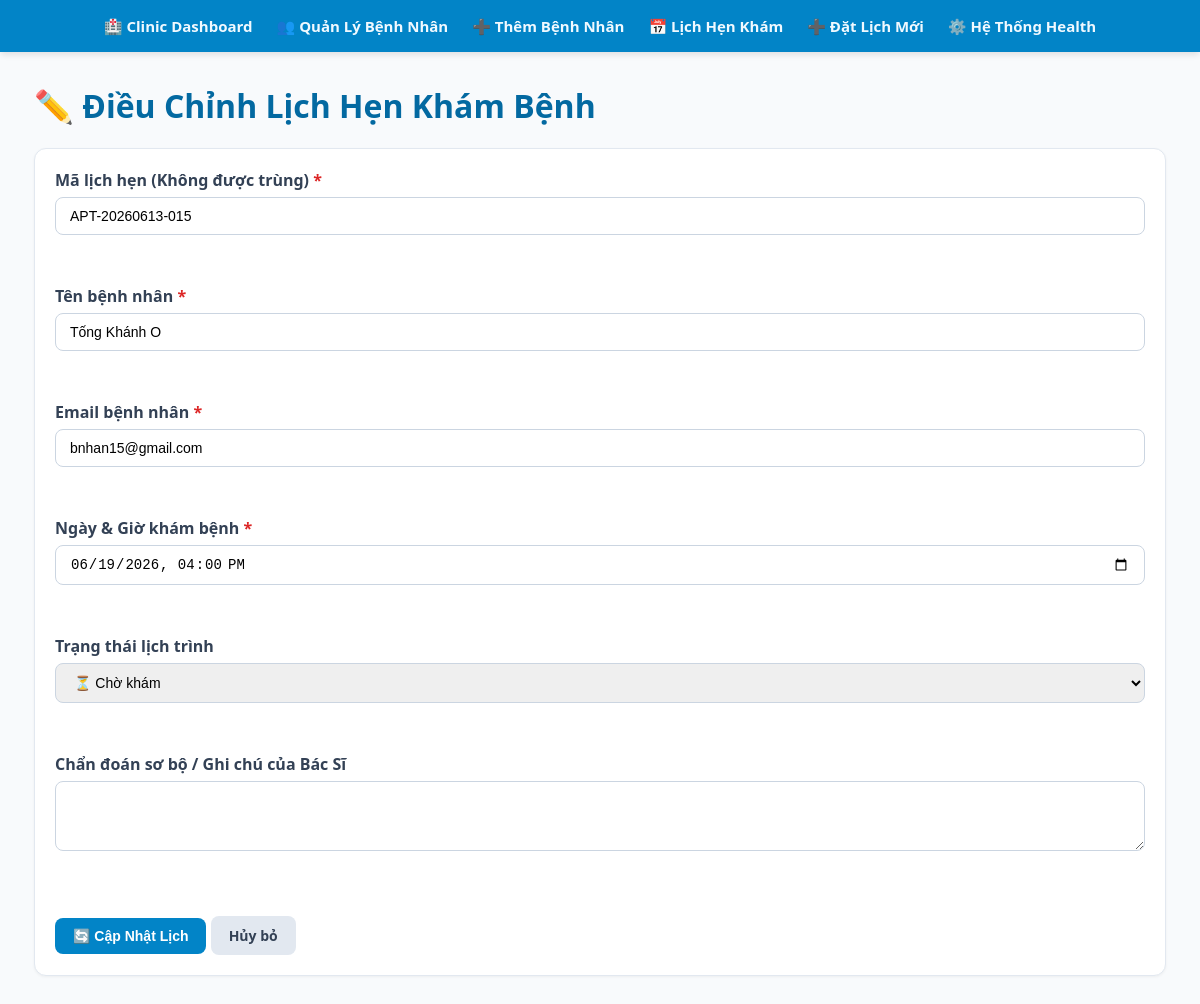
Page /appointments/edit?id=15 on the committed database.
### tables this page shows
CREATE TABLE IF NOT EXISTS `appointments` (
    `id` INT AUTO_INCREMENT PRIMARY KEY,
    `appointment_code` VARCHAR(100) NOT NULL UNIQUE,
    `patient_name` VARCHAR(255) NOT NULL,
    `patient_email` VARCHAR(255) NOT NULL,
    `booking_date` DATETIME NOT NULL,
    `status` ENUM('pending', 'confirmed', 'completed', 'cancelled') DEFAULT 'pending',
    `doctor_note` TEXT NULL,
    `created_at` TIMESTAMP DEFAULT CURRENT_TIMESTAMP,
    INDEX `idx_appointments_date_status` (`booking_date`, `status`)
);

### app/Core/helpers.php (called while the page is built, shortened)
<?php
function e(?string $value): string {
    return htmlspecialchars((string) $value, ENT_QUOTES, 'UTF-8');
}
function view(string $path, array $data = []): void {
    extract($data);
    require __DIR__ . '/../Views/' . $path . '.php';
}

### app/Controllers/AppointmentController.php (called while the page is built, shortened)
<?php
class AppointmentController
{
    private function repository(): AppointmentRepository {
        $config = require __DIR__ . '/../../config/database.php';
        $pdo = (new Database($config))->getConnection();
        return new AppointmentRepository($pdo);
    }
    public function edit(): void {
        $id = (int) ($_GET['id'] ?? 0);
        $appointment = $this->repository()->findById($id);
        $old = $appointment;
        $old['booking_date'] = date('Y-m-d\TH:i', strtotime($old['booking_date']));
        view('appointments/edit', compact('errors', 'old', 'id'));
    }
}

### public/index.php (called while the page is built, shortened)
<?php
require __DIR__ . '/../app/Core/helpers.php';
require __DIR__ . '/../app/Repositories/AppointmentRepository.php';
require __DIR__ . '/../app/Controllers/AppointmentController.php';
$router = new Router();
$router->get('/', [HomeController::class, 'index']);
$router->get('/health', [HealthController::class, 'index']);
$router->get('/patients', [PatientController::class, 'index']);
$router->get('/patients/create', [PatientController::class, 'create']);
$router->post('/patients/store', [PatientController::class, 'store']);
$router->get('/patients/edit', [PatientController::class, 'edit']);
$router->post('/patients/update', [PatientController::class, 'update']);
$router->post('/patients/delete', [PatientController::class, 'delete']);
$router->get('/appointments', [AppointmentController::class, 'index']);
$router->get('/appointments/create', [AppointmentController::class, 'create']);
$router->post('/appointments/store', [AppointmentController::class, 'store']);
$router->get('/appointments/edit', [AppointmentController::class, 'edit']);
$router->post('/appointments/update', [AppointmentController::class, 'update']);
$router->post('/appointments/delete', [AppointmentController::class, 'delete']);
$router->dispatch($_SERVER['REQUEST_METHOD'], $_SERVER['REQUEST_URI']);

### app/Repositories/AppointmentRepository.php (called while the page is built, shortened)
<?php
class AppointmentRepository
{
    public function findById(int $id): ?array {
        $stmt = $this->db->prepare("SELECT * FROM appointments WHERE id = :id");
        $stmt->execute(['id' => $id]);
        return $stmt->fetch() ?: null;
    }
}

### app/Views/appointments/edit.php (the view, shortened to what this page needs)
<h1>✏️ Điều Chỉnh Lịch Hẹn Khám Bệnh</h1>
<form method="post" action="/appointments/update" class="card form-card">
    <div class="form-group">
        <label>Mã lịch hẹn (Không được trùng) <span class="danger">*</span></label>
        <input type="text" name="appointment_code" value="<?= e($old['appointment_code'] ?? '') ?>">
    </div>
    <div class="form-group">
        <label>Tên bệnh nhân <span class="danger">*</span></label>
        <input type="text" name="patient_name" value="<?= e($old['patient_name'] ?? '') ?>">
    </div>
    <div class="form-group">
        <label>Email bệnh nhân <span class="danger">*</span></label>
        <input type="text" name="patient_email" value="<?= e($old['patient_email'] ?? '') ?>">
    </div>
    <div class="form-group">
        <label>Ngày & Giờ khám bệnh <span class="danger">*</span></label>
        <input type="datetime-local" name="booking_date" value="<?= e($old['booking_date'] ?? '') ?>">
    </div>
    <div class="form-group">
        <label>Trạng thái lịch trình</label>
        <select name="status">
            <option value="pending" <?= ($old['status'] ?? '') === 'pending' ? 'selected' : '' ?>>⏳ Chờ khám</option>
        </select>
    </div>
    <div class="form-group">
        <label>Chẩn đoán sơ bộ / Ghi chú của Bác Sĩ</label>
        <textarea name="doctor_note" rows="3"><?= e($old['doctor_note'] ?? '') ?></textarea>
    </div>
    <div style="margin-top: 10px;">
        <button class="btn primary" type="submit">🔄 Cập Nhật Lịch</button>
        <a class="btn" href="/appointments" style="background: #e2e8f0; color: #334155;">Hủy bỏ</a>
    </div>
</form>
<?php
require __DIR__ . '/../layout.php';

### public/assets/style.css (style rules this page uses)
* { box-sizing: border-box; }
body { margin: 0; font-family: 'Segoe UI', Arial, sans-serif; background: #f8fafc; color: #0f172a; }
h1 { margin-top: 0; color: #0369a1; }
.card, .toolbar { background: white; border: 1px solid #e2e8f0; border-radius: 12px; padding: 20px; margin-bottom: 24px; box-shadow: 0 1px 3px rgb(0 0 0 / 0.05); }
.form-group { margin-bottom: 16px; }
label { display: block; font-weight: 600; margin-bottom: 6px; color: #334155; }
input, select, textarea { width: 100%; padding: 10px 14px; border: 1px solid #cbd5e1; border-radius: 8px; font-size: 14px; }
.btn, button { display: inline-block; padding: 10px 18px; border-radius: 8px; border: 0; text-decoration: none; cursor: pointer; font-weight: 600; font-size: 14px; }
.primary { background: #0284c7; color: white; }
.danger { color: #dc2626; }
.form-card { max-width: 1500px; display: grid; gap: 34px; }

### rows in the picture
appointments: appointment_code "APT-20260613-015", patient_name "Tống Khánh O", patient_email "bnhan15@gmail.com", status "⏳ Chờ khám"
